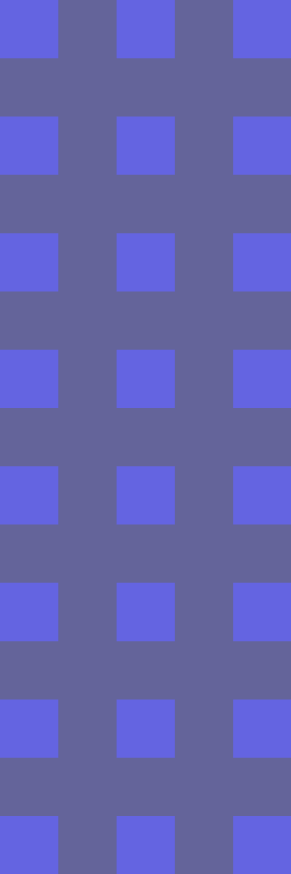
Frame 1 (no input)
Frame 60 (no input): identical to frame 1, image omitted
Frame 120 (the mouse pressed at the canvas centre since frame 60): identical to frame 1, image omitted

The p5.js sketch that drew this single still picture (run headless with seeded random() and noise() and a simulated clock; from frame 60 on, the mouse is pressed at the canvas centre):

// p5.js sketch
// ── sketch.js

function preload(){
  // preload assets
}

function setup() {
  squareSize = random(4, 80);

  sketchWith = squareSize * (2 * Math.floor(random(1, 11)) - 1);
  sketchHight = squareSize * (2 * Math.floor(random(1, 11)) - 1); 

  spacing = squareSize * 2; 
  columns = Math.ceil(sketchWith / spacing);
  rows = Math.ceil(sketchHight / spacing);

  color1 = color(100, 100, random(100, 255));
  color2 = color(100, 100, random(100, 255));
  createCanvas(sketchWith, sketchHight);
}

function draw() {
  
  background(color1);
  noStroke();
  fill(color2);
  
  for(let x = 0; x <= columns; x += 1) {
    for(let y = 0; y <= rows; y += 1) {
      //scolor1 = color(100, 100, random(100, 255));
      square(spacing * x, spacing * y, squareSize);
    }
  }
} 
